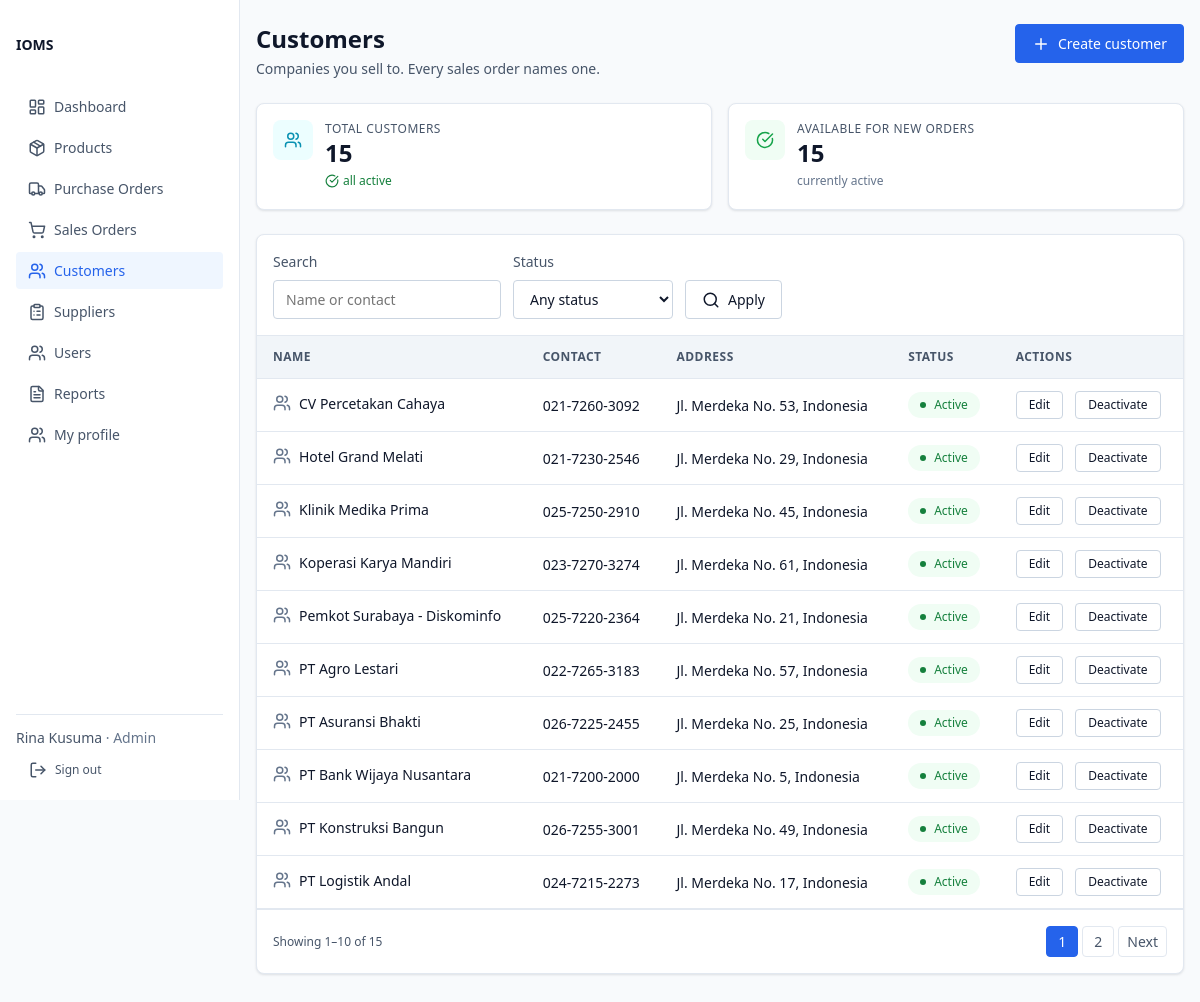
The app's page /customers (signed in) with its own data.
### tables this page shows
CREATE TABLE IF NOT EXISTS `customer` (
    `id`         BIGINT UNSIGNED NOT NULL AUTO_INCREMENT,
    `name`       VARCHAR(150)    NOT NULL,                     
    `contact`    VARCHAR(150)    NOT NULL,                     
    `address`    TEXT            NOT NULL,                     
    `is_active`  TINYINT(1)      NOT NULL DEFAULT 1,           
    `created_at` DATETIME        NOT NULL,
    `updated_at` DATETIME        NOT NULL,
    PRIMARY KEY (`id`),
    KEY `ix_customer_active_name` (`is_active`, `name`)
);

### app/Support/View.php (called while the page is built, shortened)
<?php
final class View
{
    private array $shared = [];
    public function share(string $key, mixed $value): void
    {
        $this->shared[$key] = $value;
    }
    public function render(string $template, array $data = [], string $layout = 'layout/app'): string
    {
        $content = $this->renderPartial($template, $data);
        return $this->renderPartial($layout, array_merge($data, ['content' => $content]));
    }
    public function renderPartial(string $template, array $data = []): string
    {
        $file = $this->viewPath . '/' . $template . '.php';
        $scope = array_merge($this->shared, $data);
        try {
            (static function (string $__file, array $__scope): void {
                extract($__scope, EXTR_SKIP);
                require $__file;
            })($file, $scope);
        } catch (Throwable $e) {
            ob_end_clean();
            throw $e;
        }
        $output = ob_get_clean();
        return $output === false ? '' : $output;
    }
    public static function e(?string $value): string
    {
        return htmlspecialchars($value ?? '', ENT_QUOTES | ENT_SUBSTITUTE, 'UTF-8');
    }
}

### app/Controller/CustomerController.php (called while the page is built, shortened)
<?php
final class CustomerController
{
    public function index(Request $request): Response
    {
        $criteria = $this->criteriaFrom($request);
        $filters = $request->queryState(self::FILTER_KEYS);
        $paginator = new Paginator(
            $this->partyService->countCustomers($criteria),
            $request->queryInt('page', 1),
            $filters,
        );
        $customers = $this->partyService->searchCustomers($criteria, $paginator->perPage(), $paginator->offset());
        return Response::html($this->view->render('customers/index', [
            'title'      => 'Customers',
            'activeNav'  => 'customers',
            'customers'  => $customers,
            'paginator'  => $paginator,
            'basePath'   => '/customers',
            'filters'    => $filters,
            'hasFilters' => $filters !== [],
            'total'      => $this->partyService->countCustomers([]),
            'activeCount' => $this->partyService->countCustomers(['active' => true]),
            'canManage'  => $this->session->role() === Role::Admin,
            'csrf'       => $this->csrf,
        ]));
    }
    private function criteriaFrom(Request $request): array
    {
        $criteria = [];
        return $criteria;
    }
}

### public/index.php (called while the page is built, shortened)
<?php
$config = require dirname(__DIR__) . '/config/app.php';
$buildContainer = require dirname(__DIR__) . '/config/container.php';
$container = $buildContainer($config);
$router = $container['router'];
$view = $container['view'];
$request = Request::fromGlobals();
$errorResponse = static function (
    Request $request,
    View $view,
    int $status,
    string $code,
    string $message,
): Response {
    if ($request->expectsJson()) {
        return Response::jsonError($code, $message, $status);
    }
    return Response::html(
        $view->render('error/' . $status, ['title' => 'Error ' . $status], 'layout/auth'),
        $status,
    );
};
try {
    $route = $router->match($request->method(), $request->path());
    $controllers = $container['controllers'];
    $controllerKey = $route['controller'];
    $controller = $controllers[$controllerKey]();
    $action = $route['action'];
    $response = $controller->{$action}($request->withRouteParams($route['params']));
} catch (UnauthenticatedException) {
    if ($request->expectsJson()) {
        Response::jsonError('unauthorized', 'Authentication required.', 401)->send();
    } else {
        Response::redirect('/login')->send();
    }
} catch (ForbiddenException $e) {
    $errorResponse($request, $view, 403, 'forbidden', $e->getMessage())->send();
} catch (NotFoundException) {
    $errorResponse($request, $view, 404, 'not_found', 'Resource not found.')->send();
} catch (RateLimitException $e) {
    if ($request->expectsJson()) {
        Response::jsonError('rate_limited', $e->getMessage(), 429)->send();
    } else {
        Response::html(
            $view->render('error/429', ['title' => 'Too Many Requests'], 'layout/auth'),
            429,
        )->send();
    }
} catch (ValidationException | DomainException $e) {
    error_log('Unhandled domain/validation error: ' . $e->getMessage());
    $errorResponse($request, $view, 400, 'invalid_request', 'The request could not be processed.')->send();
} catch (Throwable $e) {
    error_log(sprintf(
        'Unhandled %s: %s in %s:%d',
        $e::class,
        $e->getMessage(),
        $e->getFile(),
        $e->getLine(),
    ));
    $errorResponse($request, $view, 500, 'server_error', 'Something went wrong. Please try again.')->send();
}

### app/Support/Database.php (called while the page is built, shortened)
<?php
final class Database implements TransactionRunner
{
    private ?PDO $pdo = null;
    public function pdo(): PDO
    {
        if ($this->pdo instanceof PDO) {
            return $this->pdo;
        }
        $dsn = sprintf(
            'mysql:host=%s;port=%d;dbname=%s;charset=utf8mb4',
            $this->config['host'],
            $this->config['port'],
            $this->config['database'],
        );
        try {
            $this->pdo = new PDO(
                $dsn,
                $this->config['username'],
                $this->config['password'],
                [
                    PDO::ATTR_ERRMODE            => PDO::ERRMODE_EXCEPTION,
                    PDO::ATTR_DEFAULT_FETCH_MODE => PDO::FETCH_ASSOC,
                    PDO::ATTR_EMULATE_PREPARES   => false,
                    PDO::ATTR_STRINGIFY_FETCHES  => false,
                    \Pdo\Mysql::ATTR_FOUND_ROWS  => true,
                ],
            );
        } catch (PDOException $e) {
            error_log('Database connection failed: ' . $e->getMessage());
            throw new RuntimeException('Database connection failed.', 0, $e);
        }
        return $this->pdo;
    }
}

### app/Repository/Mysql/MysqlRepository.php (called while the page is built, shortened)
<?php
abstract class MysqlRepository
{
    protected function pdo(): PDO
    {
        return $this->db->pdo();
    }
    protected function run(string $sql, array $params = []): PDOStatement
    {
        $statement = $this->pdo()->prepare($sql);
        $statement->execute($params);
        return $statement;
    }
    protected function fetchAll(string $sql, array $params = []): array
    {
        $rows = $this->run($sql, $params)->fetchAll();
        return $rows;
    }
}

### app/Repository/Mysql/MysqlCustomerRepository.php (called while the page is built, shortened)
<?php
final class MysqlCustomerRepository extends MysqlRepository implements CustomerRepositoryInterface
{
    public function search(array $criteria, int $limit, int $offset): array
    {
        [$where, $params] = $this->buildFilter($criteria);
        $rows = $this->fetchAll(
            self::SELECT . $where . ' ORDER BY name ASC LIMIT :limit OFFSET :offset',
            $params + ['limit' => $limit, 'offset' => $offset],
        );
        return array_map(fn (array $row): Customer => $this->hydrate($row), $rows);
    }
    private function buildFilter(array $criteria): array
    {
        $clauses = [];
        $params = [];
        if (isset($criteria['active'])) {
            $clauses[] = 'is_active = :active';
            $params['active'] = $criteria['active'] ? 1 : 0;
        }
        return [$clauses === [] ? '' : ' WHERE ' . implode(' AND ', $clauses), $params];
    }
    private function hydrate(array $row): Customer
    {
        return new Customer(
            (int) $row['id'],
            (string) $row['name'],
            (string) $row['contact'],
            (string) $row['address'],
            (bool) $row['is_active'],
        );
    }
}

### app/Service/PartyService.php (called while the page is built, shortened)
<?php
final class PartyService
{
    public function searchCustomers(array $criteria, int $limit, int $offset): array
    {
        return $this->customers->search($criteria, $limit, $offset);
    }
}

### app/Support/Paginator.php (called while the page is built, shortened)
<?php
final class Paginator
{
    private readonly int $currentPage;
    public function __construct(
        private readonly int $totalItems,
        int $currentPage,
        private readonly array $queryParams = [],
        private readonly int $perPage = self::DEFAULT_PER_PAGE,
    ) {
        $this->currentPage = max(1, min($currentPage, max(1, $this->totalPages())));
    }
    public function currentPage(): int
    {
        return $this->currentPage;
    }
    public function totalItems(): int
    {
        return $this->totalItems;
    }
    public function totalPages(): int
    {
        return (int) max(1, ceil($this->totalItems / $this->perPage));
    }
    public function hasPrevious(): bool
    {
        return $this->currentPage > 1;
    }
    public function hasNext(): bool
    {
        return $this->currentPage < $this->totalPages();
    }
    public function pageWindow(int $radius = 2): array
    {
        $start = max(1, $this->currentPage - $radius);
        $end = min($this->totalPages(), $this->currentPage + $radius);
        return range($start, $end);
    }
}

### views/layout/_party-list.php (the view, shortened to what this page needs)
<?php
$inactive = $total - $activeCount;
?>
<div class="page-header">
    <div>
        <h1 class="page-title"><?= View::e(ucfirst($entityLabelPlural)) ?></h1>
        <p class="page-subtitle"><?= View::e($blurb) ?></p>
    </div>
    <?php if ($canManage) : ?>
        <a class="btn btn--primary" href="<?= View::e($basePath) ?>/create">
            <svg class="icon" aria-hidden="true"><use href="/assets/icons/lucide-sprite.svg#plus"></use></svg>
            <span>Create <?= View::e($entityLabel) ?></span>
        </a>
    <?php endif; ?>
</div>
<div class="stat-grid">
    <div class="stat">
        <div class="stat-chip stat-chip--info">
            <svg class="icon" aria-hidden="true">
                <use href="/assets/icons/lucide-sprite.svg#<?= View::e($icon) ?>"></use>
            </svg>
        </div>
        <div class="stat-body">
            <div class="stat-label">Total <?= View::e($entityLabelPlural) ?></div>
            <div class="stat-value tabular"><?= (int) $total ?></div>
            <div class="stat-delta stat-delta--<?= $inactive > 0 ? 'down' : 'up' ?>">
                <svg class="icon" aria-hidden="true" style="width:14px;height:14px">
                    <use href="/assets/icons/lucide-sprite.svg#<?= $inactive > 0 ? 'alert-triangle' : 'check-circle' ?>"></use>
                </svg>
                <span><?= $inactive > 0 ? $inactive . ' inactive' : 'all active' ?></span>
            </div>
        </div>
    </div>
    <div class="stat">
        <div class="stat-chip stat-chip--success">
            <svg class="icon" aria-hidden="true"><use href="/assets/icons/lucide-sprite.svg#check-circle"></use></svg>
        </div>
        <div class="stat-body">
            <div class="stat-label">Available for new orders</div>
            <div class="stat-value tabular"><?= (int) $activeCount ?></div>
            <div class="stat-delta stat-delta--flat">
                <span>currently active</span>
            </div>
        </div>
    </div>
</div>
<div class="card">
    <form class="toolbar" method="get" action="<?= View::e($basePath) ?>">
        <div class="field">
            <label class="field-label" for="search">Search</label>
            <input class="input" type="search" id="search" name="search"
                   value="<?= View::e($filters['search'] ?? '') ?>" placeholder="Name or contact">
        </div>
        <div class="field">
            <label class="field-label" for="status">Status</label>
            <select class="select" id="status" name="status">
                <option value="">Any status</option>
            </select>
        </div>
        <button type="submit" class="btn">
            <svg class="icon" aria-hidden="true"><use href="/assets/icons/lucide-sprite.svg#search"></use></svg>
            <span>Apply</span>
        </button>
    </form>
    <?php if ($parties === [] && $hasFilters) : ?>
        <?= $view->renderPartial('layout/_empty-state', [
            'icon' => 'filter-x',
            'heading' => 'No ' . $entityLabelPlural . ' match these filters',
            'text' => 'Try a different search term or status, or clear the filters to see everyone.',
            'actionLabel' => 'Clear filters',
            'actionHref' => $basePath,
        ]) ?>
    <?php else : ?>
        <div class="table-wrap">
            <table class="table">
                <thead>
                    <tr>
                        <th scope="col">Name</th>
                        <th scope="col">Contact</th>
                        <th scope="col">Address</th>
                        <th scope="col">Status</th>
                        <?php if ($canManage) : ?>
                            <th scope="col">Actions</th>
                        <?php endif; ?>
                    </tr>
                </thead>
                <tbody>
                    <?php foreach ($parties as $party) : ?>
                        <tr>
                            <td>
                                <span class="row-entity">
                                    <svg class="icon" aria-hidden="true">
                                        <use href="/assets/icons/lucide-sprite.svg#<?= View::e($icon) ?>"></use>
                                    </svg>
                                    <span class="cell-primary"><?= View::e($party->name) ?></span>
                                </span>
                            </td>
                            <td class="tabular"><?= View::e($party->contact) ?></td>
                            <td><?= View::e($party->address) ?></td>
                            <td>
                                <span class="badge <?= $party->isActive ? 'badge--fulfilled' : 'badge--cancelled' ?>">
                                    <?= $party->isActive ? 'Active' : 'Inactive' ?>
                                </span>
                            </td>
                            <?php if ($canManage) : ?>
                                <td>
                                    <div class="row">
                                        <a class="btn btn--sm" href="<?= View::e($basePath) ?>/<?= (int) $party->id ?>/edit">Edit</a>
                                        <form method="post" action="<?= View::e($basePath) ?>/<?= (int) $party->id ?>/toggle-active"
                                              data-confirm="<?= $party->isActive
                                                  ? 'Deactivate this ' . View::e($entityLabel) . '? Existing orders keep their history, but it cannot be chosen on new ones.'
                                                  : 'Reactivate this ' . View::e($entityLabel) . '?' ?>">
                                            <button type="submit" class="btn btn--sm">
                                                <?= $party->isActive ? 'Deactivate' : 'Activate' ?>
                                            </button>
                                        </form>
                                    </div>
                                </td>
                            <?php endif; ?>
                        </tr>
                    <?php endforeach; ?>
                </tbody>
            </table>
        </div>
        <?= $view->renderPartial('layout/_pagination', [
            'paginator' => $paginator,
            'basePath' => $basePath,
        ]) ?>
    <?php endif; ?>
</div>

### records on screen
customer: name "CV Percetakan Cahaya", contact "021-7260-3092", address "Jl. Merdeka No. 53, Indonesia", is_active "Active"
customer: name "Hotel Grand Melati", contact "021-7230-2546", address "Jl. Merdeka No. 29, Indonesia", is_active "Active"
customer: name "Klinik Medika Prima", contact "025-7250-2910", address "Jl. Merdeka No. 45, Indonesia", is_active "Active"
customer: name "Koperasi Karya Mandiri", contact "023-7270-3274", address "Jl. Merdeka No. 61, Indonesia", is_active "Active"
customer: name "Pemkot Surabaya - Diskominfo", contact "025-7220-2364", address "Jl. Merdeka No. 21, Indonesia", is_active "Active"
customer: name "PT Agro Lestari", contact "022-7265-3183", address "Jl. Merdeka No. 57, Indonesia", is_active "Active"
customer: name "PT Asuransi Bhakti", contact "026-7225-2455", address "Jl. Merdeka No. 25, Indonesia", is_active "Active"
customer: name "PT Bank Wijaya Nusantara", contact "021-7200-2000", address "Jl. Merdeka No. 5, Indonesia", is_active "Active"
customer: name "PT Konstruksi Bangun", contact "026-7255-3001", address "Jl. Merdeka No. 49, Indonesia", is_active "Active"
customer: name "PT Logistik Andal", contact "024-7215-2273", address "Jl. Merdeka No. 17, Indonesia", is_active "Active"

### other values on screen
View::e($item['label']) "Dashboard"
View::e($item['label']) "Products"
View::e($item['label']) "Purchase Orders"
View::e($item['label']) "Sales Orders"
View::e($item['label']) "Customers"
View::e($item['label']) "Suppliers"
View::e($item['label']) "Users"
View::e($item['label']) "Reports"
View::e($item['label']) "My profile"
View::e($session->userName() ?? '') "Rina Kusuma"
View::e($role->label()) "Admin"
View::e(ucfirst($entityLabelPlural)) "Customers"
View::e($blurb) "Companies you sell to. Every sales order names one."
View::e($entityLabel) "customer"
View::e($entityLabelPlural) "CUSTOMERS"
